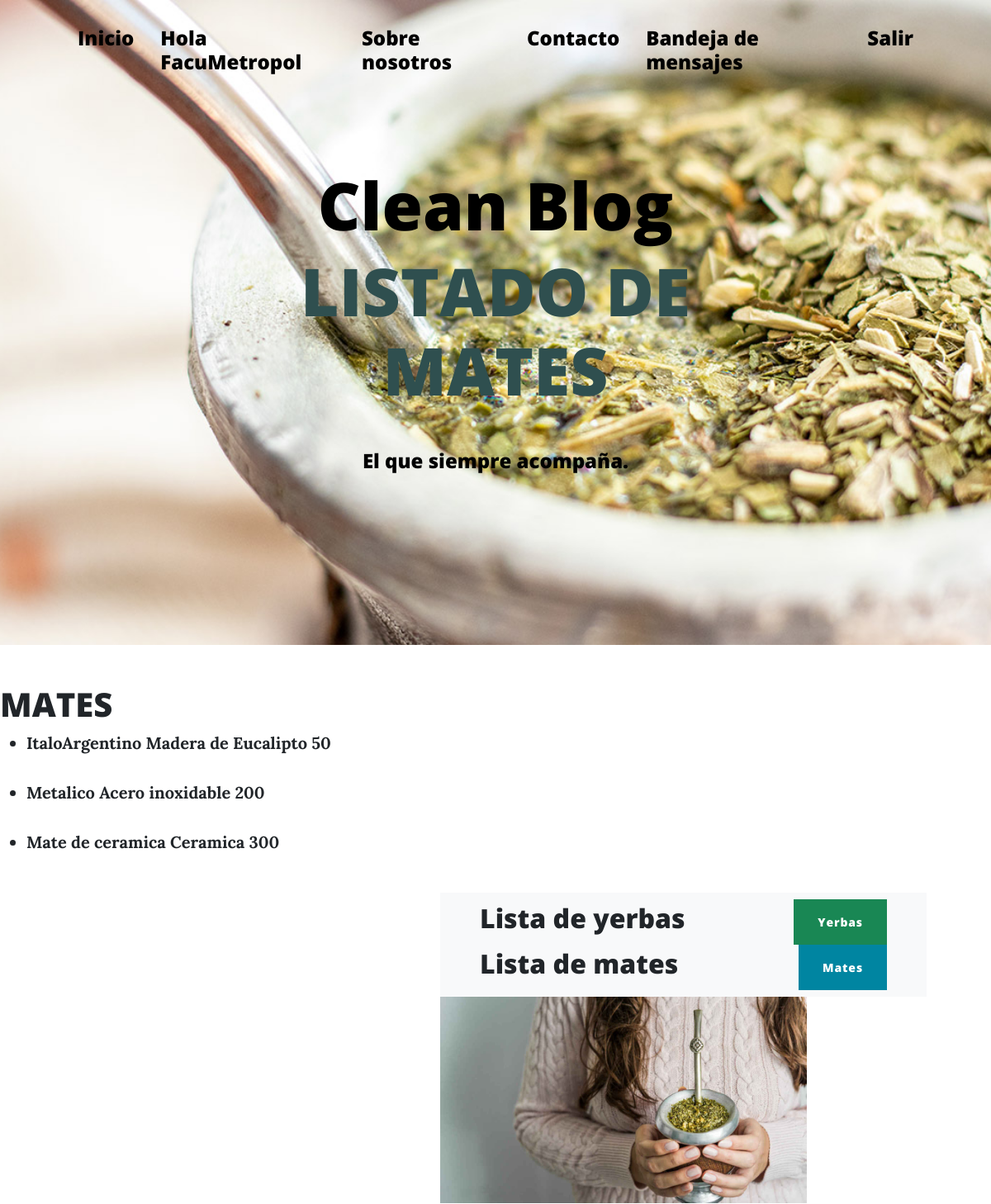
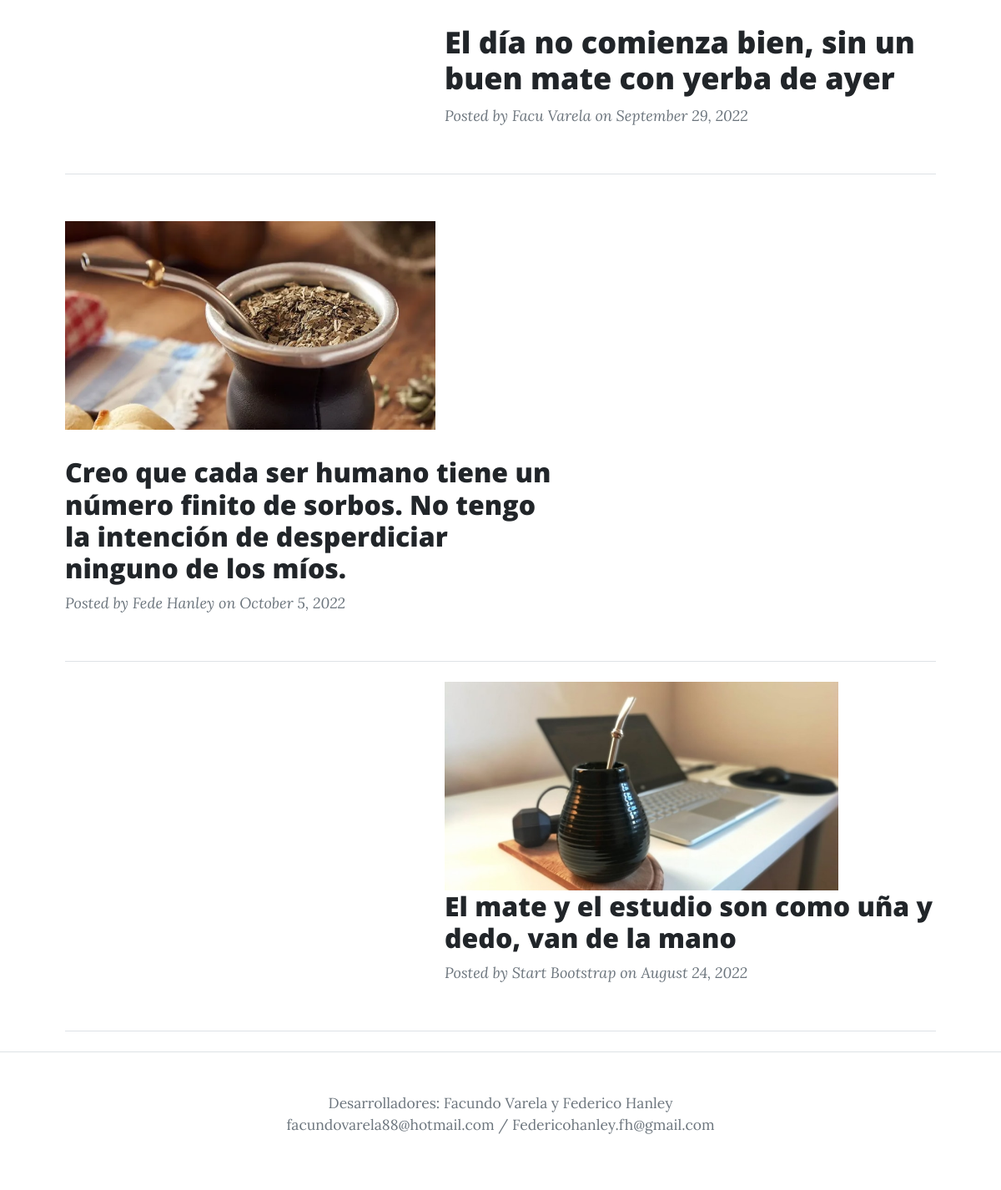
The app's page /mate/list (signed in) with its own data (2 pictures, top to bottom).
### AppPrueba/models.py (models this page shows)
class mate(models.Model):
    nombre=models.CharField(max_length=50)
    tipo=models.CharField(max_length=50)
    cantidad_x_caja=models.IntegerField()
    def __str__(self):
        return self.nombre+" "+self.tipo+" "+str(self.cantidad_x_caja)

### AppPrueba/views.py (the view)
# urls.py: path('mate/list', MatesList.as_view(), name = 'mates_listar'),
class MatesList(ListView):
    model = mate
    template_name = 'AppPrueba/ReadMates.html'

### AppPrueba/templates/AppPrueba/ReadMates.html (shortened to what this page needs)
{% extends 'AppPrueba/index.html' %}
{% load static %}
{% block titulo %}
<h1 class="mb-5" style="color:darkslategrey">LISTADO DE MATES</h1>
{% endblock %}
{% block contenido_que_cambia %}
{% if user.is_authenticated %}
<h1>MATES</h1>
<ul>
    {% for int in object_list %}
       <li><strong>{{ int }}</strong></li>
        <br>
    {% endfor %}
</ul>
{% endif %}
{% endblock %}

### AppPrueba/templates/AppPrueba/index.html (shortened to what this page needs)
<!DOCTYPE html>
<html lang="en">
    <head>
        {% load static %}
        <link href='{% static "AppPrueba/css/styles.css" %}' rel="stylesheet" />
    </head>
    <body>
        <nav class="navbar navbar-expand-lg navbar-light" id="mainNav">
            <div class="container px-4 px-lg-5">
                <div class="collapse navbar-collapse" id="navbarResponsive">
                    <ul class="navbar-nav ms-auto py-4 py-lg-0">
                        <li class="nav-item"><h4><a style="color:black" class="nav-link px-lg-3 py-3 py-lg-4" href="{% url 'inicio' %}">Inicio</a></h4></li>
                        {% if user.is_authenticated %}
                        <li class="nav-item"><h4><a style="color:black" class="nav-link px-lg-3 py-3 py-lg-4">Hola {{ user.username }}</a></h4></li>
                        <li class="nav-item"><h4><a style="color:black" class="nav-link px-lg-3 py-3 py-lg-4" href="{% url 'about' %}">Sobre nosotros</a></h4></li>
                        <li class="nav-item"><h4><a style="color:black" class="nav-link px-lg-3 py-3 py-lg-4" href="{% url 'leerUsuarios' %}">Contacto</a></h4></li>
                        <li class="nav-item"><h4><a style="color:black" class="nav-link px-lg-3 py-3 py-lg-4" href="{% url 'Inbox' %}">Bandeja de mensajes</a></h4></li>
                        <li class="nav-item"><h4><a style="color:black" class="nav-link px-lg-3 py-3 py-lg-4" href="{% url 'logout' %}">Salir</a></h4></li>
                        {% endif %}
                    </ul>
                </div>
            </div>
        </nav>
        <header class="masthead" style="background-image: url('{% static 'AppPrueba/assets/img/Matienzo.jpg' %}')">
            <div class="container position-relative px-4 px-lg-5">
                <div class="row gx-4 gx-lg-5 justify-content-center">
                    <div class="col-md-10 col-lg-8 col-xl-7">
                        <div class="site-heading">
                            <h1 style="color:black">Clean Blog</h1>
                            {% block titulo %}
                            {% endblock %}
                            <span style="color:black" class="subheading"><h4>El que siempre acompaña.</h4></span>
                        </div>
                    </div>
                </div>
            </div>
        </header>
        {% block contenido_que_cambia %}
        {% endblock %}
        <div class="container px-4 px-lg-5">
            <div class="row gx-4 gx-lg-5 justify-content-end">
                <div class="col-md-10 col-lg-8 col-xl-7">
                    {% if user.is_authenticated %}
                    <div class="post-preview">
                        <nav class="navbar navbar-light bg-light static-top">
                            <div class="container">
                                <h2>Lista de yerbas</h2>
                                <a class="btn btn-success" href="{% url 'yerbas_listar' %}">Yerbas</a>
                                <h2>Lista de mates</h2>
                                <a class="btn btn-primary" href="{% url 'mates_listar' %}">Mates</a>
                            </div>
                        </nav>
                        <a>
                            <img height="250px" src="{% static 'AppPrueba/assets/img/MATECHICA.jpg' %}" alt="">
                            <h2 class="post-title">El día no comienza bien, sin un buen mate con yerba de ayer</h2>
                        </a>
                        <p class="post-meta">
                            Posted by
                            <a>Facu Varela</a>
                            on September 29, 2022
                        </p>
                    </div>
                </div>
            </div>
                    <hr class="my-4" />
                    <div class="row gx-4 gx-lg-5 justify-content-flex-start">
                        <div class="col-md-10 col-lg-8 col-xl-7">
                            <div class="post-preview">
                                <p>
                                    <img height="250px" src="{% static 'AppPrueba/assets/img/MATE.jpg' %}" alt="">
                                    <h2 class="post-title">Creo que cada ser humano tiene un número finito de sorbos. No tengo la intención de desperdiciar ninguno de los míos.</h2></a>
                                    <p class="post-meta">
                                    Posted by
                                    <a>Fede Hanley</a>
                                    on October 5, 2022
                                </p>
                            </div>
                        </div>
                    </div>
                    <hr class="my-4" />
                    <div class="row gx-4 gx-lg-5 justify-content-end">
                        <div class="col-md-10 col-lg-8 col-xl-7">
                            <div class="post-preview">
                                    <img height="250px" src="{% static 'AppPrueba/assets/img/MATEESTUDIO.jpg' %}" alt="">
                                    <h2 class="post-title">El mate y el estudio son como uña y dedo, van de la mano</h2>
                                <p class="post-meta">
                                    Posted by
                                    Start Bootstrap</a>
                                    on August 24, 2022
                                </p>
                            </div>
                        </div>
                    </div>
                    <hr class="my-4" />
                    {% else %}
                    <h2><a href="{% url 'login' %}">Ingresar para visualizar contenido.</a></h2>
                    {% endif %}
                </div>
        <footer class="border-top">
            <div class="container px-4 px-lg-5">
                <div class="row gx-4 gx-lg-5 justify-content-center">
                    <div class="col-md-10 col-lg-8 col-xl-7">
                        <ul class="list-inline text-center">
                            <li class="list-inline-item">
                                    <div class="small text-center text-muted">Desarrolladores: Facundo Varela y Federico Hanley</div>
                                    <div class="small text-center text-muted">facundovarela88@hotmail.com  /  Federicohanley.fh@gmail.com </div>
        </footer>
    </body>
</html>

### records on screen
mate: nombre+tipo+cantidad_x_caja "ItaloArgentino Madera de Eucalipto 50"
mate: nombre+tipo+cantidad_x_caja "Metalico Acero inoxidable 200"
mate: nombre+tipo+cantidad_x_caja "Mate de ceramica Ceramica 300"

### other values on screen
{{ user.username }} "FacuMetropol"
